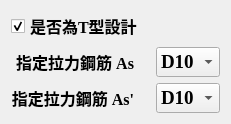
   <widget class="QWidget" name="layoutWidget">
    <property name="geometry">
     <rect>
      <x>490</x>
      <y>220</y>
      <width>211</width>
      <height>93</height>
     </rect>
    </property>
    <layout class="QGridLayout" name="gridLayout_2">
     <item row="0" column="0" colspan="2">
      <widget class="QCheckBox" name="cbx_isTDesign">
       <property name="font">
        <font>
         <family>Times New Roman</family>
         <pointsize>12</pointsize>
         <weight>75</weight>
         <bold>true</bold>
        </font>
       </property>
       <property name="text">
        <string>是否為T型設計    </string>
       </property>
       <property name="checked">
        <bool>true</bool>
       </property>
      </widget>
     </item>
     <item row="1" column="0">
      <widget class="QLabel" name="lab_unitWeight_3">
       <property name="font">
        <font>
         <family>Times New Roman</family>
         <pointsize>12</pointsize>
         <weight>75</weight>
         <bold>true</bold>
        </font>
       </property>
       <property name="layoutDirection">
        <enum>Qt::LeftToRight</enum>
       </property>
       <property name="text">
        <string>指定拉力鋼筋 As    </string>
       </property>
       <property name="alignment">
        <set>Qt::AlignRight|Qt::AlignTrailing|Qt::AlignVCenter</set>
       </property>
       <property name="buddy">
        <cstring></cstring>
       </property>
      </widget>
     </item>
     <item row="1" column="1">
      <widget class="QComboBox" name="cbx_BarAsi">
       <property name="font">
        <font>
         <family>Times New Roman</family>
         <pointsize>14</pointsize>
         <weight>75</weight>
         <bold>true</bold>
        </font>
       </property>
       <property name="currentText">
        <string>D10</string>
       </property>
       <item>
        <property name="text">
         <string>D10</string>
        </property>
       </item>
       <item>
        <property name="text">
         <string>D13</string>
        </property>
       </item>
       <item>
        <property name="text">
         <string>D16</string>
        </property>
       </item>
       <item>
        <property name="text">
         <string>D19</string>
        </property>
       </item>
       <item>
        <property name="text">
         <string>D22</string>
        </property>
       </item>
       <item>
        <property name="text">
         <string>D25</string>
        </property>
       </item>
       <item>
        <property name="text">
         <string>D29</string>
        </property>
       </item>
       <item>
        <property name="text">
         <string>D32</string>
        </property>
       </item>
       <item>
        <property name="text">
         <string>D36</string>
        </property>
       </item>
       <item>
        <property name="text">
         <string>D43</string>
        </property>
       </item>
       <item>
        <property name="text">
         <string>D57</string>
        </property>
       </item>
      </widget>
     </item>
     <item row="2" column="0">
      <widget class="QLabel" name="lab_unitWeight_4">
       <property name="font">
        <font>
         <family>Times New Roman</family>
         <pointsize>12</pointsize>
         <weight>75</weight>
         <bold>true</bold>
        </font>
       </property>
       <property name="layoutDirection">
        <enum>Qt::LeftToRight</enum>
       </property>
       <property name="text">
        <string>指定拉力鋼筋 As'    </string>
       </property>
       <property name="alignment">
        <set>Qt::AlignRight|Qt::AlignTrailing|Qt::AlignVCenter</set>
       </property>
       <property name="buddy">
        <cstring></cstring>
       </property>
      </widget>
     </item>
     <item row="2" column="1">
      <widget class="QComboBox" name="cbx_BarAsPi">
       <property name="font">
        <font>
         <family>Times New Roman</family>
         <pointsize>14</pointsize>
         <weight>75</weight>
         <bold>true</bold>
        </font>
       </property>
       <property name="currentText">
        <string>D10</string>
       </property>
       <item>
        <property name="text">
         <string>D10</string>
        </property>
       </item>
       <item>
        <property name="text">
         <string>D13</string>
        </property>
       </item>
       <item>
        <property name="text">
         <string>D16</string>
        </property>
       </item>
       <item>
        <property name="text">
         <string>D19</string>
        </property>
       </item>
       <item>
        <property name="text">
         <string>D22</string>
        </property>
       </item>
       <item>
        <property name="text">
         <string>D25</string>
        </property>
       </item>
       <item>
        <property name="text">
         <string>D29</string>
        </property>
       </item>
       <item>
        <property name="text">
         <string>D32</string>
        </property>
       </item>
       <item>
        <property name="text">
         <string>D36</string>
        </property>
       </item>
       <item>
        <property name="text">
         <string>D43</string>
        </property>
       </item>
       <item>
        <property name="text">
         <string>D57</string>
        </property>
       </item>
      </widget>
     </item>
    </layout>
   </widget>
